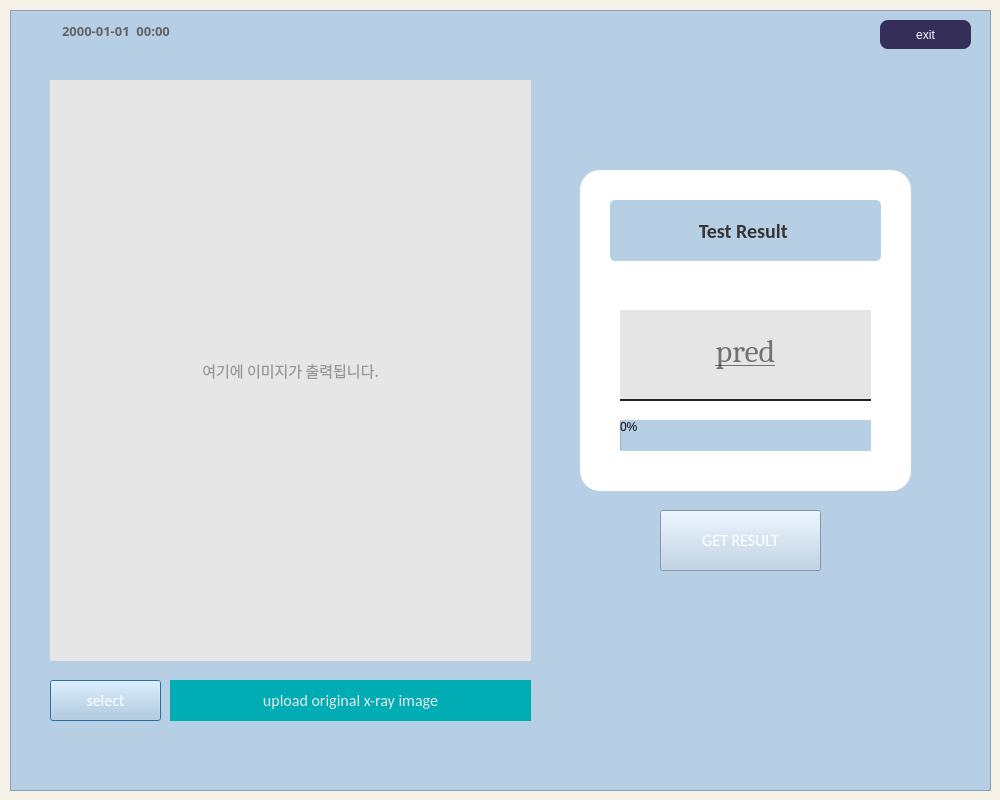
<?xml version="1.0" encoding="UTF-8"?>
<ui version="4.0">
 <class>step2</class>
 <widget class="QDialog" name="step2">
  <property name="enabled">
   <bool>true</bool>
  </property>
  <property name="geometry">
   <rect>
    <x>0</x>
    <y>0</y>
    <width>1000</width>
    <height>800</height>
   </rect>
  </property>
  <property name="windowTitle">
   <string>pulmonary disease reader</string>
  </property>
  <property name="windowIcon">
   <iconset>
    <normaloff>../../boneage/boneage_icon.png</normaloff>../../boneage/boneage_icon.png</iconset>
  </property>
  <property name="styleSheet">
   <string notr="true">background-color:rgb(247, 242, 231);</string>
  </property>
  <property name="sizeGripEnabled">
   <bool>false</bool>
  </property>
  <property name="modal">
   <bool>false</bool>
  </property>
  <widget class="QFrame" name="frame">
   <property name="geometry">
    <rect>
     <x>10</x>
     <y>10</y>
     <width>981</width>
     <height>781</height>
    </rect>
   </property>
   <property name="font">
    <font>
     <family>Calibri</family>
     <pointsize>12</pointsize>
    </font>
   </property>
   <property name="styleSheet">
    <string notr="true">color: rgb(255, 255, 255);
background-color: rgb(183, 207, 229);
</string>
   </property>
   <property name="frameShape">
    <enum>QFrame::StyledPanel</enum>
   </property>
   <property name="frameShadow">
    <enum>QFrame::Sunken</enum>
   </property>
   <property name="lineWidth">
    <number>10</number>
   </property>
   <widget class="QLabel" name="input_img">
    <property name="geometry">
     <rect>
      <x>40</x>
      <y>70</y>
      <width>481</width>
      <height>581</height>
     </rect>
    </property>
    <property name="font">
     <font>
      <family>AcadEref</family>
      <pointsize>11</pointsize>
      <weight>50</weight>
      <italic>false</italic>
      <bold>false</bold>
     </font>
    </property>
    <property name="styleSheet">
     <string notr="true">background-color: rgb(230, 230, 230);
font: 11pt &quot;AcadEref&quot;; color: rgb(150, 150, 150);</string>
    </property>
    <property name="inputMethodHints">
     <set>Qt::ImhHiddenText</set>
    </property>
    <property name="lineWidth">
     <number>-2</number>
    </property>
    <property name="text">
     <string>여기에 이미지가 출력됩니다.</string>
    </property>
    <property name="textFormat">
     <enum>Qt::AutoText</enum>
    </property>
    <property name="scaledContents">
     <bool>true</bool>
    </property>
    <property name="alignment">
     <set>Qt::AlignCenter</set>
    </property>
    <property name="indent">
     <number>2</number>
    </property>
    <property name="openExternalLinks">
     <bool>true</bool>
    </property>
    <property name="textInteractionFlags">
     <set>Qt::NoTextInteraction</set>
    </property>
   </widget>
   <widget class="QDateTimeEdit" name="time2">
    <property name="geometry">
     <rect>
      <x>10</x>
      <y>10</y>
      <width>194</width>
      <height>22</height>
     </rect>
    </property>
    <property name="font">
     <font>
      <family>Adobe 고딕 Std B</family>
      <pointsize>10</pointsize>
      <weight>75</weight>
      <bold>true</bold>
     </font>
    </property>
    <property name="styleSheet">
     <string notr="true">color: rgb(99, 99, 99);</string>
    </property>
    <property name="wrapping">
     <bool>false</bool>
    </property>
    <property name="frame">
     <bool>false</bool>
    </property>
    <property name="alignment">
     <set>Qt::AlignCenter</set>
    </property>
    <property name="readOnly">
     <bool>true</bool>
    </property>
    <property name="buttonSymbols">
     <enum>QAbstractSpinBox::NoButtons</enum>
    </property>
    <property name="minimumDateTime">
     <datetime>
      <hour>0</hour>
      <minute>0</minute>
      <second>0</second>
      <year>1753</year>
      <month>9</month>
      <day>14</day>
     </datetime>
    </property>
    <property name="displayFormat">
     <string>yyyy-MM-dd  hh:mm</string>
    </property>
   </widget>
   <widget class="QPushButton" name="img_button">
    <property name="geometry">
     <rect>
      <x>40</x>
      <y>670</y>
      <width>111</width>
      <height>41</height>
     </rect>
    </property>
    <property name="font">
     <font>
      <family>Calibri</family>
      <pointsize>12</pointsize>
     </font>
    </property>
    <property name="styleSheet">
     <string notr="true">background-color: rgb(121, 122, 126);
border:none;
border-bottom: 2px solid rgb(35, 35, 35);
color: rgb(50, 50, 50);
border-bottom-right-radius: 8px;
border-bottom-left-radius: 8px;
border-top-right-radius: 8px;
border-top-left-radius: 8px;
color: rgb(255, 255, 255);

QPushButton#pushButton:pressed{
	padding-left:5px;
	padding-top:5px;
	background-color: rgb(194, 194, 194);
}</string>
    </property>
    <property name="text">
     <string>select</string>
    </property>
    <property name="checkable">
     <bool>false</bool>
    </property>
   </widget>
   <widget class="QLabel" name="description_img">
    <property name="geometry">
     <rect>
      <x>160</x>
      <y>670</y>
      <width>361</width>
      <height>41</height>
     </rect>
    </property>
    <property name="font">
     <font>
      <family>Calibri</family>
      <pointsize>12</pointsize>
     </font>
    </property>
    <property name="styleSheet">
     <string notr="true">background-color: rgb(0, 173, 181);
border:none;
color: rgb(230, 230, 230);
</string>
    </property>
    <property name="text">
     <string>upload original x-ray image</string>
    </property>
    <property name="alignment">
     <set>Qt::AlignCenter</set>
    </property>
    <property name="textInteractionFlags">
     <set>Qt::LinksAccessibleByKeyboard|Qt::LinksAccessibleByMouse|Qt::TextBrowserInteraction|Qt::TextEditable|Qt::TextEditorInteraction|Qt::TextSelectableByKeyboard|Qt::TextSelectableByMouse</set>
    </property>
   </widget>
   <widget class="QProgressBar" name="progressBar2">
    <property name="enabled">
     <bool>true</bool>
    </property>
    <property name="geometry">
     <rect>
      <x>610</x>
      <y>410</y>
      <width>251</width>
      <height>31</height>
     </rect>
    </property>
    <property name="sizePolicy">
     <sizepolicy hsizetype="Expanding" vsizetype="Fixed">
      <horstretch>0</horstretch>
      <verstretch>0</verstretch>
     </sizepolicy>
    </property>
    <property name="cursor">
     <cursorShape>WaitCursor</cursorShape>
    </property>
    <property name="mouseTracking">
     <bool>false</bool>
    </property>
    <property name="contextMenuPolicy">
     <enum>Qt::NoContextMenu</enum>
    </property>
    <property name="layoutDirection">
     <enum>Qt::LeftToRight</enum>
    </property>
    <property name="autoFillBackground">
     <bool>false</bool>
    </property>
    <property name="styleSheet">
     <string notr="true">color: rgb(0, 0, 0);
border:none;</string>
    </property>
    <property name="inputMethodHints">
     <set>Qt::ImhNone</set>
    </property>
    <property name="value">
     <number>0</number>
    </property>
    <property name="textVisible">
     <bool>true</bool>
    </property>
    <property name="invertedAppearance">
     <bool>false</bool>
    </property>
   </widget>
   <widget class="QLabel" name="loading_img">
    <property name="geometry">
     <rect>
      <x>530</x>
      <y>270</y>
      <width>31</width>
      <height>101</height>
     </rect>
    </property>
    <property name="font">
     <font>
      <family>Calibri</family>
      <pointsize>12</pointsize>
     </font>
    </property>
    <property name="styleSheet">
     <string notr="true"/>
    </property>
    <property name="inputMethodHints">
     <set>Qt::ImhHiddenText</set>
    </property>
    <property name="text">
     <string/>
    </property>
   </widget>
   <widget class="QLabel" name="input_info">
    <property name="geometry">
     <rect>
      <x>570</x>
      <y>160</y>
      <width>331</width>
      <height>321</height>
     </rect>
    </property>
    <property name="font">
     <font>
      <family>Calibri</family>
      <pointsize>12</pointsize>
     </font>
    </property>
    <property name="styleSheet">
     <string notr="true">background-color: rgb(255, 255, 255);
border-bottom-right-radius: 20px;
border-bottom-left-radius: 20px;
border-top-right-radius: 20px;
border-top-left-radius: 20px;
</string>
    </property>
    <property name="text">
     <string/>
    </property>
   </widget>
   <widget class="QLineEdit" name="pred">
    <property name="geometry">
     <rect>
      <x>610</x>
      <y>300</y>
      <width>251</width>
      <height>91</height>
     </rect>
    </property>
    <property name="font">
     <font>
      <family>Cambria</family>
      <pointsize>24</pointsize>
      <weight>9</weight>
      <italic>false</italic>
      <bold>false</bold>
      <underline>true</underline>
     </font>
    </property>
    <property name="layoutDirection">
     <enum>Qt::LeftToRight</enum>
    </property>
    <property name="autoFillBackground">
     <bool>false</bool>
    </property>
    <property name="styleSheet">
     <string notr="true">background-color: rgb(229, 229, 229);
border:none;
border-bottom: 2px solid rgb(35, 35, 35);
color: rgb(0, 0, 0);
text-decoration: underline;
font: 75 24pt &quot;Cambria&quot;;
padding-bottom: 7px;</string>
    </property>
    <property name="alignment">
     <set>Qt::AlignCenter</set>
    </property>
    <property name="placeholderText">
     <string>pred</string>
    </property>
   </widget>
   <widget class="QLabel" name="TRoBA">
    <property name="geometry">
     <rect>
      <x>600</x>
      <y>190</y>
      <width>271</width>
      <height>61</height>
     </rect>
    </property>
    <property name="font">
     <font>
      <family>Calibri</family>
      <pointsize>15</pointsize>
      <weight>75</weight>
      <bold>true</bold>
     </font>
    </property>
    <property name="styleSheet">
     <string notr="true">background-color: rgb(183, 207, 229);


color: rgb(53, 53, 53);

border-bottom-right-radius: 5px;
border-bottom-left-radius: 5px;
border-top-right-radius: 5px;
border-top-left-radius: 5px;</string>
    </property>
    <property name="text">
     <string>Test Result </string>
    </property>
    <property name="alignment">
     <set>Qt::AlignCenter</set>
    </property>
   </widget>
   <widget class="QPushButton" name="print_button">
    <property name="geometry">
     <rect>
      <x>650</x>
      <y>500</y>
      <width>161</width>
      <height>61</height>
     </rect>
    </property>
    <property name="font">
     <font>
      <family>Calibri</family>
      <pointsize>12</pointsize>
      <weight>50</weight>
      <italic>false</italic>
      <bold>false</bold>
     </font>
    </property>
    <property name="styleSheet">
     <string notr="true">background-color: rgb(118, 131, 188);


color: rgb(255, 255, 255);

border-bottom-right-radius: 8px;
border-bottom-left-radius: 8px;
border-top-right-radius: 8px;
border-top-left-radius: 8px;

QPushButton#pushButton:pressed{
	padding-left:5px;
	padding-top:5px;
	background-color: rgb(194, 194, 194);
}</string>
    </property>
    <property name="text">
     <string>GET RESULT</string>
    </property>
    <property name="icon">
     <iconset>
      <selectedon>:/newPrefix/dashboard2.ui</selectedon>
     </iconset>
    </property>
    <property name="autoDefault">
     <bool>true</bool>
    </property>
    <property name="default">
     <bool>false</bool>
    </property>
   </widget>
   <widget class="QPushButton" name="pushButton">
    <property name="geometry">
     <rect>
      <x>870</x>
      <y>10</y>
      <width>91</width>
      <height>29</height>
     </rect>
    </property>
    <property name="focusPolicy">
     <enum>Qt::NoFocus</enum>
    </property>
    <property name="styleSheet">
     <string notr="true">background-color: rgb(52, 46, 88);

border:none;

color: rgb(255, 255, 255);
border-bottom-right-radius: 8px;
font: 63 9pt &quot;Bahnschrift SemiBold&quot;;
border-bottom-left-radius: 8px;
border-top-right-radius: 8px;
border-top-left-radius: 8px;
</string>
    </property>
    <property name="text">
     <string notr="true">exit</string>
    </property>
   </widget>
   <zorder>input_img</zorder>
   <zorder>time2</zorder>
   <zorder>img_button</zorder>
   <zorder>description_img</zorder>
   <zorder>loading_img</zorder>
   <zorder>input_info</zorder>
   <zorder>pred</zorder>
   <zorder>TRoBA</zorder>
   <zorder>progressBar2</zorder>
   <zorder>print_button</zorder>
   <zorder>pushButton</zorder>
  </widget>
 </widget>
 <resources/>
 <connections>
  <connection>
   <sender>img_button</sender>
   <signal>clicked()</signal>
   <receiver>step2</receiver>
   <slot>filedialog_open()</slot>
   <hints>
    <hint type="sourcelabel">
     <x>72</x>
     <y>695</y>
    </hint>
    <hint type="destinationlabel">
     <x>112</x>
     <y>799</y>
    </hint>
   </hints>
  </connection>
 </connections>
 <slots>
  <slot>filedialog_open()</slot>
  <slot>gotonextpage()</slot>
  <slot>input_info()</slot>
  <slot>female()</slot>
  <slot>male()</slot>
  <slot>push_ok_button()</slot>
  <slot>info()</slot>
  <slot>reset_info()</slot>
 </slots>
</ui>
